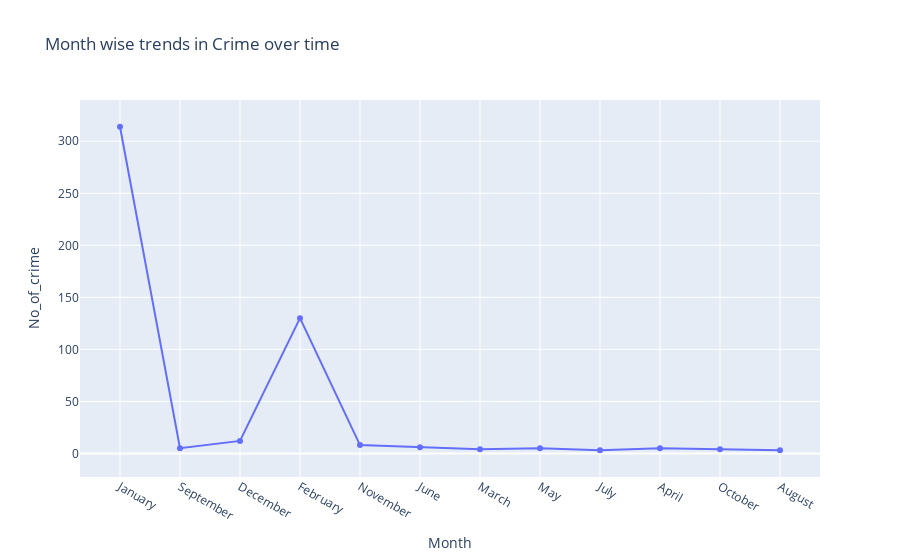
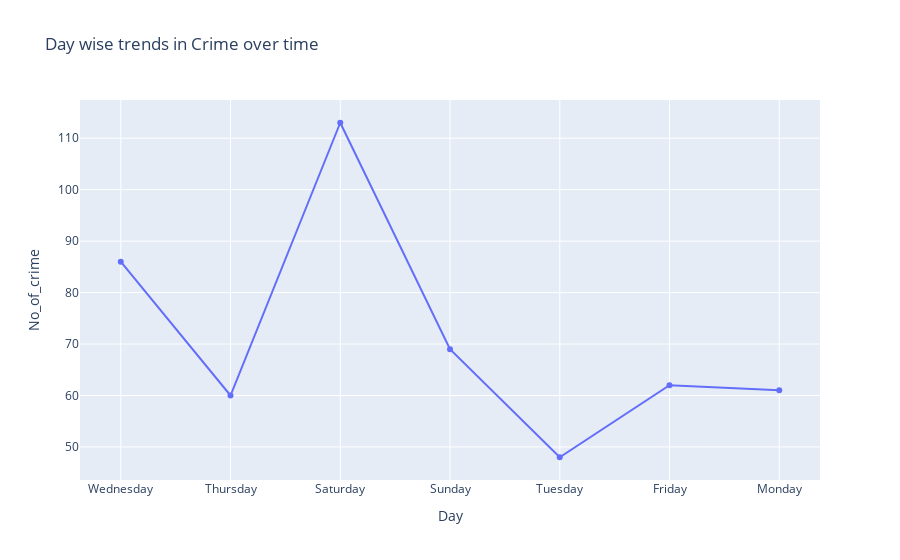

Here is the notebook cell these charts were saved with, in order:
### Markdown cell above
### Temporal Analysis:

### Code cell
# Analyze the temporal aspects of the data showing trends in crime occurrence over time.

mysql_temporal_month = pd.read_sql("select count(*) as No_of_crime,monthname(DATE_OCC) as Month from crime_dataset group by monthname(DATE_OCC)",conn)
#print(mysql_temporal_month)

# Create a line graph using Plotly Express
mysql_temporal_day = pd.read_sql("select count(*) as No_of_crime,dayname(DATE_OCC) as Day from crime_dataset group by dayname(DATE_OCC)",conn)

fig1 = px.line(mysql_temporal_month, x='Month', y='No_of_crime', title='Month wise trends in Crime over time',markers=True)
fig2 = px.line(mysql_temporal_day, x='Day', y='No_of_crime', title='Day wise trends in Crime over time',markers=True)

# Show the graph
fig1.show()
fig2.show()

### Figure 1 — Plotly figure (JSON) as saved in the notebook; plotly's stock layout.template omitted (floating-point values rounded to 4 significant figures)
{"data": [{"hovertemplate": "Month=%{x}<br>No_of_crime=%{y}<extra></extra>", "legendgroup": "", "line": {"color": "#636efa", "dash": "solid"}, "marker": {"symbol": "circle"}, "mode": "lines+markers", "name": "", "orientation": "v", "showlegend": false, "type": "scatter", "x": ["January", "September", "December", "February", "November", "June", "March", "May", "July", "April", "October", "August"], "xaxis": "x", "y": [314, 5, 12, 130, 8, 6, 4, 5, 3, 5, 4, 3], "yaxis": "y"}], "layout": {"autosize": true, "dragmode": "zoom", "legend": {"tracegroupgap": 0}, "title": {"text": "Month wise trends in Crime over time"}, "xaxis": {"anchor": "y", "autorange": false, "domain": [0, 1], "range": [-0.6665, 11.67], "title": {"text": "Month"}, "type": "category"}, "yaxis": {"anchor": "x", "autorange": false, "domain": [0, 1], "range": [-22.67, 339.7], "title": {"text": "No_of_crime"}, "type": "linear"}}}

### Figure 2 — Plotly figure (JSON) as saved in the notebook; plotly's stock layout.template omitted (floating-point values rounded to 4 significant figures)
{"data": [{"hovertemplate": "Day=%{x}<br>No_of_crime=%{y}<extra></extra>", "legendgroup": "", "line": {"color": "#636efa", "dash": "solid"}, "marker": {"symbol": "circle"}, "mode": "lines+markers", "name": "", "orientation": "v", "showlegend": false, "type": "scatter", "x": ["Wednesday", "Thursday", "Saturday", "Sunday", "Tuesday", "Friday", "Monday"], "xaxis": "x", "y": [86, 60, 113, 69, 48, 62, 61], "yaxis": "y"}], "layout": {"autosize": true, "legend": {"tracegroupgap": 0}, "title": {"text": "Day wise trends in Crime over time"}, "xaxis": {"anchor": "y", "autorange": true, "domain": [0, 1], "range": [-0.3636, 6.364], "title": {"text": "Day"}, "type": "category"}, "yaxis": {"anchor": "x", "autorange": true, "domain": [0, 1], "range": [42.64, 118.4], "title": {"text": "No_of_crime"}, "type": "linear"}}}
